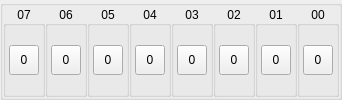
        <widget class="QGroupBox" name="groupBox0_7">
         <layout class="QHBoxLayout" name="horizontalLayout_2">
          <property name="spacing">
           <number>0</number>
          </property>
          <property name="leftMargin">
           <number>0</number>
          </property>
          <property name="topMargin">
           <number>0</number>
          </property>
          <property name="rightMargin">
           <number>0</number>
          </property>
          <property name="bottomMargin">
           <number>0</number>
          </property>
          <item>
           <widget class="QGroupBox" name="groupBox7">
            <property name="title">
             <string notr="true">07</string>
            </property>
            <property name="alignment">
             <set>Qt::AlignCenter</set>
            </property>
            <layout class="QHBoxLayout" name="horizontalLayout_69">
             <property name="leftMargin">
              <number>0</number>
             </property>
             <property name="topMargin">
              <number>0</number>
             </property>
             <property name="rightMargin">
              <number>0</number>
             </property>
             <property name="bottomMargin">
              <number>0</number>
             </property>
             <item>
              <widget class="QToolButton" name="toolButton7">
               <property name="minimumSize">
                <size>
                 <width>30</width>
                 <height>30</height>
                </size>
               </property>
               <property name="maximumSize">
                <size>
                 <width>30</width>
                 <height>30</height>
                </size>
               </property>
               <property name="text">
                <string notr="true">0</string>
               </property>
               <property name="checkable">
                <bool>true</bool>
               </property>
              </widget>
             </item>
            </layout>
           </widget>
          </item>
          <item>
           <widget class="QGroupBox" name="groupBox6">
            <property name="title">
             <string notr="true">06</string>
            </property>
            <property name="alignment">
             <set>Qt::AlignCenter</set>
            </property>
            <layout class="QHBoxLayout" name="horizontalLayout_70">
             <property name="leftMargin">
              <number>0</number>
             </property>
             <property name="topMargin">
              <number>0</number>
             </property>
             <property name="rightMargin">
              <number>0</number>
             </property>
             <property name="bottomMargin">
              <number>0</number>
             </property>
             <item>
              <widget class="QToolButton" name="toolButton6">
               <property name="minimumSize">
                <size>
                 <width>30</width>
                 <height>30</height>
                </size>
               </property>
               <property name="maximumSize">
                <size>
                 <width>30</width>
                 <height>30</height>
                </size>
               </property>
               <property name="text">
                <string notr="true">0</string>
               </property>
               <property name="checkable">
                <bool>true</bool>
               </property>
              </widget>
             </item>
            </layout>
           </widget>
          </item>
          <item>
           <widget class="QGroupBox" name="groupBox5">
            <property name="title">
             <string notr="true">05</string>
            </property>
            <property name="alignment">
             <set>Qt::AlignCenter</set>
            </property>
            <layout class="QHBoxLayout" name="horizontalLayout_71">
             <property name="leftMargin">
              <number>0</number>
             </property>
             <property name="topMargin">
              <number>0</number>
             </property>
             <property name="rightMargin">
              <number>0</number>
             </property>
             <property name="bottomMargin">
              <number>0</number>
             </property>
             <item>
              <widget class="QToolButton" name="toolButton5">
               <property name="minimumSize">
                <size>
                 <width>30</width>
                 <height>30</height>
                </size>
               </property>
               <property name="maximumSize">
                <size>
                 <width>30</width>
                 <height>30</height>
                </size>
               </property>
               <property name="text">
                <string notr="true">0</string>
               </property>
               <property name="checkable">
                <bool>true</bool>
               </property>
              </widget>
             </item>
            </layout>
           </widget>
          </item>
          <item>
           <widget class="QGroupBox" name="groupBox4">
            <property name="title">
             <string notr="true">04</string>
            </property>
            <property name="alignment">
             <set>Qt::AlignCenter</set>
            </property>
            <layout class="QHBoxLayout" name="horizontalLayout_72">
             <property name="leftMargin">
              <number>0</number>
             </property>
             <property name="topMargin">
              <number>0</number>
             </property>
             <property name="rightMargin">
              <number>0</number>
             </property>
             <property name="bottomMargin">
              <number>0</number>
             </property>
             <item>
              <widget class="QToolButton" name="toolButton4">
               <property name="minimumSize">
                <size>
                 <width>30</width>
                 <height>30</height>
                </size>
               </property>
               <property name="maximumSize">
                <size>
                 <width>30</width>
                 <height>30</height>
                </size>
               </property>
               <property name="text">
                <string notr="true">0</string>
               </property>
               <property name="checkable">
                <bool>true</bool>
               </property>
              </widget>
             </item>
            </layout>
           </widget>
          </item>
          <item>
           <widget class="QGroupBox" name="groupBox3">
            <property name="title">
             <string notr="true">03</string>
            </property>
            <property name="alignment">
             <set>Qt::AlignCenter</set>
            </property>
            <layout class="QHBoxLayout" name="horizontalLayout_73">
             <property name="leftMargin">
              <number>0</number>
             </property>
             <property name="topMargin">
              <number>0</number>
             </property>
             <property name="rightMargin">
              <number>0</number>
             </property>
             <property name="bottomMargin">
              <number>0</number>
             </property>
             <item>
              <widget class="QToolButton" name="toolButton3">
               <property name="minimumSize">
                <size>
                 <width>30</width>
                 <height>30</height>
                </size>
               </property>
               <property name="maximumSize">
                <size>
                 <width>30</width>
                 <height>30</height>
                </size>
               </property>
               <property name="text">
                <string notr="true">0</string>
               </property>
               <property name="checkable">
                <bool>true</bool>
               </property>
              </widget>
             </item>
            </layout>
           </widget>
          </item>
          <item>
           <widget class="QGroupBox" name="groupBox2">
            <property name="title">
             <string notr="true">02</string>
            </property>
            <property name="alignment">
             <set>Qt::AlignCenter</set>
            </property>
            <layout class="QHBoxLayout" name="horizontalLayout_74">
             <property name="leftMargin">
              <number>0</number>
             </property>
             <property name="topMargin">
              <number>0</number>
             </property>
             <property name="rightMargin">
              <number>0</number>
             </property>
             <property name="bottomMargin">
              <number>0</number>
             </property>
             <item>
              <widget class="QToolButton" name="toolButton2">
               <property name="minimumSize">
                <size>
                 <width>30</width>
                 <height>30</height>
                </size>
               </property>
               <property name="maximumSize">
                <size>
                 <width>30</width>
                 <height>30</height>
                </size>
               </property>
               <property name="text">
                <string notr="true">0</string>
               </property>
               <property name="checkable">
                <bool>true</bool>
               </property>
              </widget>
             </item>
            </layout>
           </widget>
          </item>
          <item>
           <widget class="QGroupBox" name="groupBox1">
            <property name="title">
             <string notr="true">01</string>
            </property>
            <property name="alignment">
             <set>Qt::AlignCenter</set>
            </property>
            <layout class="QHBoxLayout" name="horizontalLayout_75">
             <property name="leftMargin">
              <number>0</number>
             </property>
             <property name="topMargin">
              <number>0</number>
             </property>
             <property name="rightMargin">
              <number>0</number>
             </property>
             <property name="bottomMargin">
              <number>0</number>
             </property>
             <item>
              <widget class="QToolButton" name="toolButton1">
               <property name="minimumSize">
                <size>
                 <width>30</width>
                 <height>30</height>
                </size>
               </property>
               <property name="maximumSize">
                <size>
                 <width>30</width>
                 <height>30</height>
                </size>
               </property>
               <property name="text">
                <string notr="true">0</string>
               </property>
               <property name="checkable">
                <bool>true</bool>
               </property>
              </widget>
             </item>
            </layout>
           </widget>
          </item>
          <item>
           <widget class="QGroupBox" name="groupBox0">
            <property name="title">
             <string notr="true">00</string>
            </property>
            <property name="alignment">
             <set>Qt::AlignCenter</set>
            </property>
            <layout class="QHBoxLayout" name="horizontalLayout_76">
             <property name="leftMargin">
              <number>0</number>
             </property>
             <property name="topMargin">
              <number>0</number>
             </property>
             <property name="rightMargin">
              <number>0</number>
             </property>
             <property name="bottomMargin">
              <number>0</number>
             </property>
             <item>
              <widget class="QToolButton" name="toolButton0">
               <property name="minimumSize">
                <size>
                 <width>30</width>
                 <height>30</height>
                </size>
               </property>
               <property name="maximumSize">
                <size>
                 <width>30</width>
                 <height>30</height>
                </size>
               </property>
               <property name="text">
                <string notr="true">0</string>
               </property>
               <property name="checkable">
                <bool>true</bool>
               </property>
              </widget>
             </item>
            </layout>
           </widget>
          </item>
         </layout>
        </widget>
